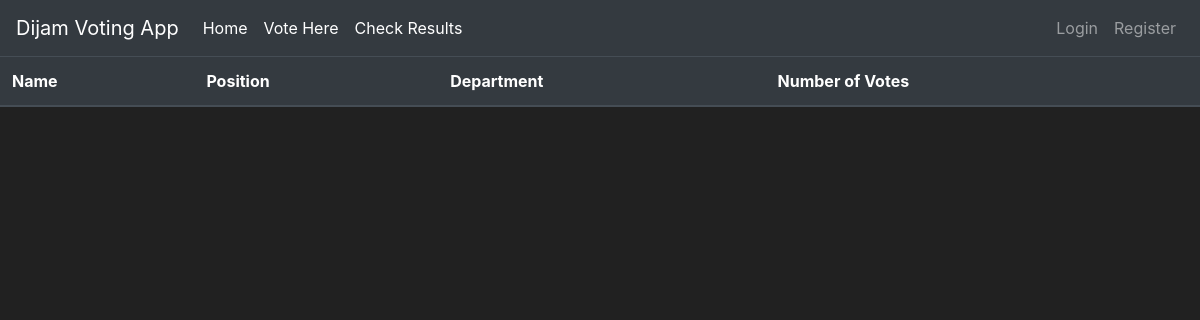
The app's page /results, older data.
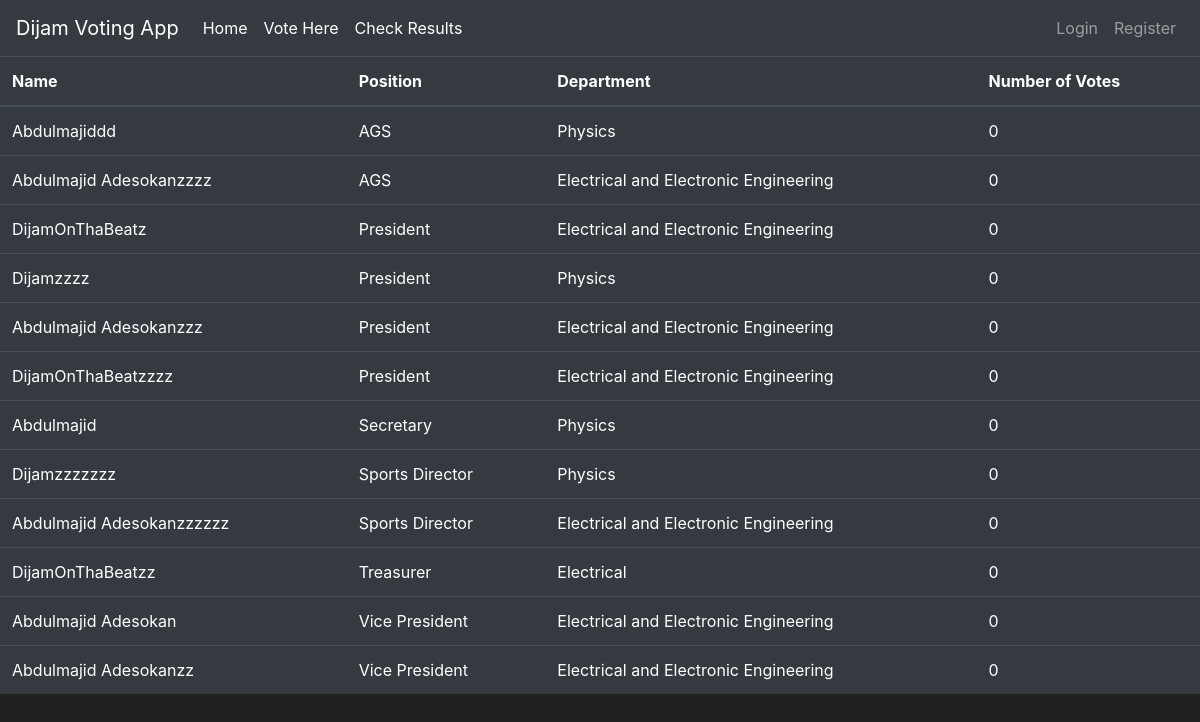
The same page, newer data.
### voting/models.py (models this page shows, shortened)
class Candidate(db.Model):
    id = db.Column(db.Integer(), primary_key=True)
    name = db.Column(db.String(length = 40), unique=True,nullable=False)
    department = db.Column(db.String(length = 40),nullable=False)
    number_of_votes = db.Column(db.Integer(), default = 0)
    position = db.Column(db.String(), nullable = False)

### voting/routes.py (the view)
@app.route('/results')
def check_result():
    candidate = Candidate.query.order_by(Candidate.position).all()
    return render_template('check_result.html', candidate = candidate)

### voting/templates/check_result.html (shortened to what this page needs)
{% extends 'base.html' %}
{% block content %}
<table class="table table-hover table-dark">
    <thead>
       <tr>
          <th scope="col">Name</th>
          <th scope="col">Position</th>
          <th scope="col">Department</th>
          <th scope="col">Number of Votes</th>
       </tr>
    </thead>
    <tbody>
       {% for item in candidate %}
       <tr>
          <td>{{ item.name }}</td>
          <td>{{ item.position }}</td>
          <td>{{ item.department}}</td>
          <td>{{ item.number_of_votes }}</td>
       </tr>
       {% endfor %}
    </tbody>
 </table>
 {% endblock %}

Row changes from the older to the newer data that the page shows:
added Candidate: name "Abdulmajiddd", position "AGS", department "Physics", number_of_votes "0"
added Candidate: name "Abdulmajid Adesokanzzzz", position "AGS", department "Electrical and Electronic Engineering", number_of_votes "0"
added Candidate: name "DijamOnThaBeatz", position "President", department "Electrical and Electronic Engineering", number_of_votes "0"
added Candidate: name "Dijamzzzz", position "President", department "Physics", number_of_votes "0"
added Candidate: name "Abdulmajid Adesokanzzz", position "President", department "Electrical and Electronic Engineering", number_of_votes "0"
added Candidate: name "DijamOnThaBeatzzzz", position "President", department "Electrical and Electronic Engineering", number_of_votes "0"
added Candidate: name "Abdulmajid", position "Secretary", department "Physics", number_of_votes "0"
added Candidate: name "Dijamzzzzzzz", position "Sports Director", department "Physics", number_of_votes "0"
added Candidate: name "Abdulmajid Adesokanzzzzzz", position "Sports Director", department "Electrical and Electronic Engineering", number_of_votes "0"
added Candidate: name "DijamOnThaBeatzz", position "Treasurer", department "Electrical", number_of_votes "0"
added Candidate: name "Abdulmajid Adesokan", position "Vice President", department "Electrical and Electronic Engineering", number_of_votes "0"
added Candidate: name "Abdulmajid Adesokanzz", position "Vice President", department "Electrical and Electronic Engineering", number_of_votes "0"
